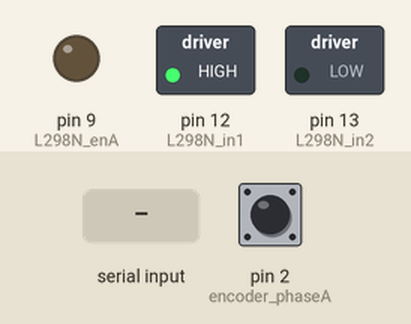
Recording of a sketch running on a simulated Arduino Uno, built with avr-gcc and run on an emulated ATmega328P. Parts: switched loads named in the sketch (green lamp = pin HIGH), output pins drawn as LEDs (lit = HIGH). The inputs (shaded band) are chosen by the test bench; at power-on: pin 2 (encoder_phaseA) HIGH. What the sketch prints to the serial monitor is not drawn.

Above: at 1.2 s.
1.3 s: "V90\n" received over Serial
At 2.0 s:
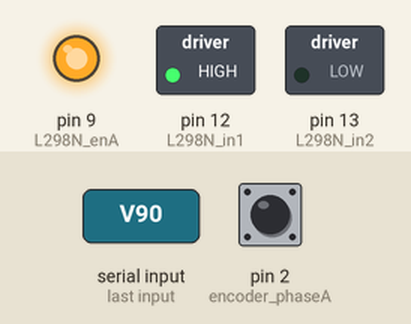
2.8 s: "V,45\n" received over Serial
At 3.2 s:
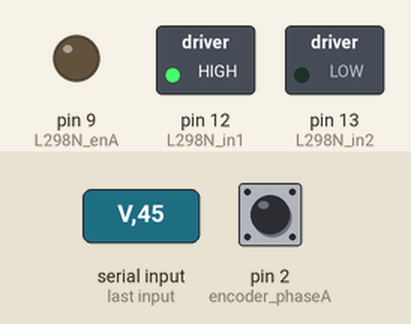
Timing chart, 0 to 5.8 s (numbered marks = the images above; inputs shaded):
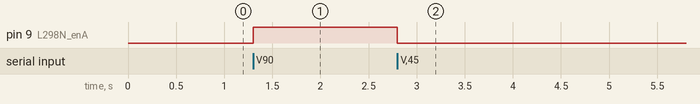

The sketch:

firmware.ino
```cpp
#include <PID_v1.h>

// ==========================================
// BROCHES (À adapter à votre câblage)
// ==========================================
#define L298N_enA 9   // PWM
#define L298N_in1 12  // Dir Motor A
#define L298N_in2 13  // Dir Motor A
#define encoder_phaseA 2 // Interruption (obligatoire sur Uno)
#define encoder_phaseB 4

// ==========================================
// VARIABLES ENCODEUR & PID
// ==========================================
unsigned int encoder_counter = 0;
String wheel_sign = "p";
unsigned long last_millis = 0;
const unsigned long interval = 100; // 100ms (10Hz) pour le calcul de vitesse

// PID Variables
double cmd_vel = 0.0;     // Consigne envoyée par ROS 2 (rad/s)
double meas_vel = 0.0;    // Vitesse mesurée (rad/s)
double motor_pwm = 0.0;   // Sortie PID (0-255)

// Tuning PID (Vous devrez peut-être ajuster ces valeurs pour votre JGA25)
double Kp = 11.5;
double Ki = 7.5;
double Kd = 0.1;
PID motorPID(&meas_vel, &motor_pwm, &cmd_vel, Kp, Ki, Kd, DIRECT);

// ==========================================
// VARIABLES COMMUNICATION SÉRIE
// ==========================================
String input_string = "";

void setup() {
  // Init L298N
  pinMode(L298N_enA, OUTPUT);
  pinMode(L298N_in1, OUTPUT);
  pinMode(L298N_in2, OUTPUT);

  // Direction initiale
  digitalWrite(L298N_in1, HIGH);
  digitalWrite(L298N_in2, LOW);

  motorPID.SetMode(AUTOMATIC);
  Serial.begin(115200);

  // Init Encodeur
  pinMode(encoder_phaseB, INPUT);
  attachInterrupt(digitalPinToInterrupt(encoder_phaseA), encoderCallback, RISING);
}

void loop() {
  // ==========================================
  // 1. LIRE LES COMMANDES DU PC (Format: "V12.5\n")
  // ==========================================
  while (Serial.available() > 0) {
    char chr = Serial.read();
    if (chr == '\n') {
      // Commande complète reçue
      input_string.trim();
      if (input_string.startsWith("V")) {
        cmd_vel = input_string.substring(1).toFloat(); // Extraire la vitesse
      }
      input_string = "";
    } else {
      input_string += chr;
    }
  }

  // ==========================================
  // 2. BOUCLE DE CONTRÔLE (Toutes les 100ms)
  // ==========================================
  unsigned long current_millis = millis();
  if (current_millis - last_millis >= interval) {

    // --- A. Calcul de la vitesse mesurée (rad/s) ---
    // Basé sur la formule : (Ticks / intervalle) * (60 / CPR) * 2PI
    // Note : Assurez-vous que 385.0 correspond à votre CPR réel !
    meas_vel = (10 * encoder_counter * (60.0 / 385.0)) * 0.10472;

    // Ajouter le signe (si le moteur recule)
    if (wheel_sign == "n") {
      meas_vel = -meas_vel;
    }

    // --- B. Calcul du PID ---
    motorPID.Compute();

    // Sécurité : Si la consigne est 0, on force le PWM à 0 (évite que le moteur tremble)
    if (cmd_vel == 0.0) {
      motor_pwm = 0.0;
    }

    // Appliquer le PWM (Limité à 255 max)
    analogWrite(L298N_enA, constrain((int)motor_pwm, 0, 255));

    // --- C. Envoyer l'état au PC (Format: "P1234 V5.67\n") ---
    // L'interface ROS 2 attend P (position ticks) et V (vitesse rad/s)
    // Note : On n'a pas de position absolue ici, on envoie le compteur cumulé
    // (Vous pouvez utiliser un long pour la position si besoin)
    Serial.print("P");
    Serial.print(encoder_counter);
    Serial.print(" V");
    Serial.println(meas_vel, 4); // 4 décimales pour plus de précision

    // Reset pour le prochain cycle
    last_millis = current_millis;
    encoder_counter = 0; // On remet le compteur à zéro pour la vitesse
  }
}

// ==========================================
// CALLBACK ENCODEUR (S'exécute à chaque impulsion)
// ==========================================
void encoderCallback() {
  if (digitalRead(encoder_phaseB) == HIGH) {
    wheel_sign = "p";
  } else {
    wheel_sign = "n";
  }
  encoder_counter++;
}
```

Measured:
- after the input at 1.3 s, pin 9 (L298N_enA): LOW → HIGH at once
- after the input at 2.8 s, pin 9 (L298N_enA): HIGH → LOW at once
